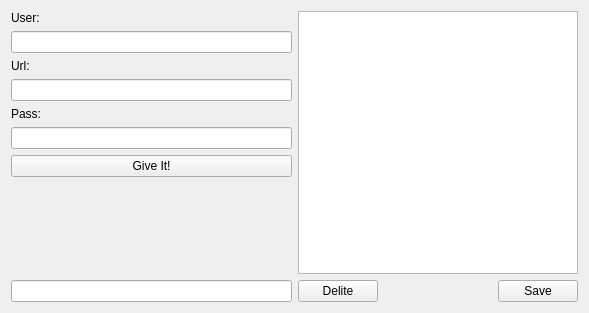
<?xml version="1.0" encoding="UTF-8"?>
<ui version="4.0">
 <class>Pass</class>
 <widget class="QWidget" name="Pass">
  <property name="geometry">
   <rect>
    <x>0</x>
    <y>0</y>
    <width>589</width>
    <height>313</height>
   </rect>
  </property>
  <property name="windowTitle">
   <string>Pass</string>
  </property>
  <layout class="QGridLayout" name="gridLayout">
   <item row="0" column="0">
    <layout class="QVBoxLayout" name="verticalLayout">
     <item>
      <widget class="QLabel" name="labelUser">
       <property name="sizePolicy">
        <sizepolicy hsizetype="Preferred" vsizetype="Fixed">
         <horstretch>0</horstretch>
         <verstretch>0</verstretch>
        </sizepolicy>
       </property>
       <property name="text">
        <string>User:</string>
       </property>
      </widget>
     </item>
     <item>
      <widget class="QLineEdit" name="lineEditUser"/>
     </item>
     <item>
      <widget class="QLabel" name="labelURL">
       <property name="sizePolicy">
        <sizepolicy hsizetype="Preferred" vsizetype="Fixed">
         <horstretch>0</horstretch>
         <verstretch>0</verstretch>
        </sizepolicy>
       </property>
       <property name="text">
        <string>Url:</string>
       </property>
      </widget>
     </item>
     <item>
      <widget class="QLineEdit" name="lineEditURL"/>
     </item>
     <item>
      <widget class="QLabel" name="labelPass">
       <property name="sizePolicy">
        <sizepolicy hsizetype="Preferred" vsizetype="Fixed">
         <horstretch>0</horstretch>
         <verstretch>0</verstretch>
        </sizepolicy>
       </property>
       <property name="text">
        <string>Pass:</string>
       </property>
      </widget>
     </item>
     <item>
      <widget class="QLineEdit" name="lineEditPass"/>
     </item>
     <item>
      <widget class="QPushButton" name="pushButton">
       <property name="sizePolicy">
        <sizepolicy hsizetype="Minimum" vsizetype="Maximum">
         <horstretch>0</horstretch>
         <verstretch>0</verstretch>
        </sizepolicy>
       </property>
       <property name="text">
        <string>Give It!</string>
       </property>
      </widget>
     </item>
     <item>
      <spacer name="verticalSpacer">
       <property name="orientation">
        <enum>Qt::Vertical</enum>
       </property>
       <property name="sizeHint" stdset="0">
        <size>
         <width>20</width>
         <height>18</height>
        </size>
       </property>
      </spacer>
     </item>
     <item>
      <widget class="QLineEdit" name="lineEditGive"/>
     </item>
    </layout>
   </item>
   <item row="0" column="1">
    <layout class="QVBoxLayout" name="verticalLayout_2">
     <item>
      <widget class="QListWidget" name="listWidget"/>
     </item>
     <item>
      <layout class="QHBoxLayout" name="horizontalLayout">
       <item>
        <widget class="QPushButton" name="deliteButton">
         <property name="text">
          <string>Delite</string>
         </property>
        </widget>
       </item>
       <item>
        <spacer name="horizontalSpacer_2">
         <property name="orientation">
          <enum>Qt::Horizontal</enum>
         </property>
         <property name="sizeHint" stdset="0">
          <size>
           <width>40</width>
           <height>20</height>
          </size>
         </property>
        </spacer>
       </item>
       <item>
        <widget class="QPushButton" name="saveButton">
         <property name="text">
          <string>Save</string>
         </property>
        </widget>
       </item>
      </layout>
     </item>
    </layout>
   </item>
  </layout>
 </widget>
 <resources/>
 <connections/>
</ui>
